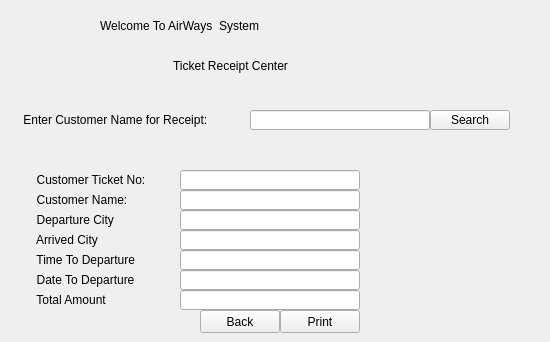
     <widget class="QWidget" name="TicketRecipt">
      <widget class="QLabel" name="detaillable_7">
       <property name="geometry">
        <rect>
         <x>160</x>
         <y>50</y>
         <width>230</width>
         <height>31</height>
        </rect>
       </property>
       <property name="styleSheet">
        <string notr="true">font: 75 14pt &quot;MS Shell Dlg 2&quot;;</string>
       </property>
       <property name="text">
        <string>    Ticket Receipt Center</string>
       </property>
      </widget>
      <widget class="QLabel" name="Title5_2">
       <property name="geometry">
        <rect>
         <x>100</x>
         <y>10</y>
         <width>441</width>
         <height>31</height>
        </rect>
       </property>
       <property name="styleSheet">
        <string notr="true">font: 75 italic 20pt &quot;MS Shell Dlg 2&quot;;
font: 75 22pt &quot;MS Shell Dlg 2&quot;;</string>
       </property>
       <property name="text">
        <string>Welcome To AirWays  System</string>
       </property>
      </widget>
      <widget class="QLabel" name="SearchReceipt">
       <property name="geometry">
        <rect>
         <x>20</x>
         <y>110</y>
         <width>230</width>
         <height>20</height>
        </rect>
       </property>
       <property name="styleSheet">
        <string notr="true">
font: 100 12pt &quot;Times New Roman&quot;;</string>
       </property>
       <property name="text">
        <string> Enter Customer Name for Receipt:</string>
       </property>
      </widget>
      <widget class="QLineEdit" name="SearchReciptInput">
       <property name="geometry">
        <rect>
         <x>250</x>
         <y>110</y>
         <width>180</width>
         <height>20</height>
        </rect>
       </property>
      </widget>
      <widget class="QLabel" name="ticketl">
       <property name="geometry">
        <rect>
         <x>30</x>
         <y>170</y>
         <width>150</width>
         <height>20</height>
        </rect>
       </property>
       <property name="styleSheet">
        <string notr="true">
font: 100 12pt &quot;Times New Roman&quot;;</string>
       </property>
       <property name="text">
        <string>  Customer Ticket No:</string>
       </property>
      </widget>
      <widget class="QLineEdit" name="TicketRInput">
       <property name="geometry">
        <rect>
         <x>180</x>
         <y>170</y>
         <width>180</width>
         <height>20</height>
        </rect>
       </property>
      </widget>
      <widget class="QLabel" name="Namel">
       <property name="geometry">
        <rect>
         <x>30</x>
         <y>190</y>
         <width>150</width>
         <height>20</height>
        </rect>
       </property>
       <property name="styleSheet">
        <string notr="true">
font: 100 12pt &quot;Times New Roman&quot;;</string>
       </property>
       <property name="text">
        <string>  Customer Name:</string>
       </property>
      </widget>
      <widget class="QLineEdit" name="NameRinput">
       <property name="geometry">
        <rect>
         <x>180</x>
         <y>190</y>
         <width>180</width>
         <height>20</height>
        </rect>
       </property>
      </widget>
      <widget class="QLabel" name="Arrivel">
       <property name="geometry">
        <rect>
         <x>30</x>
         <y>230</y>
         <width>150</width>
         <height>20</height>
        </rect>
       </property>
       <property name="styleSheet">
        <string notr="true">
font: 100 12pt &quot;Times New Roman&quot;;</string>
       </property>
       <property name="text">
        <string>  Arrived City</string>
       </property>
      </widget>
      <widget class="QLineEdit" name="ArrivedSinput">
       <property name="geometry">
        <rect>
         <x>180</x>
         <y>230</y>
         <width>180</width>
         <height>20</height>
        </rect>
       </property>
      </widget>
      <widget class="QLabel" name="TimeL">
       <property name="geometry">
        <rect>
         <x>30</x>
         <y>250</y>
         <width>150</width>
         <height>20</height>
        </rect>
       </property>
       <property name="styleSheet">
        <string notr="true">
font: 100 12pt &quot;Times New Roman&quot;;</string>
       </property>
       <property name="text">
        <string>  Time To Departure</string>
       </property>
      </widget>
      <widget class="QLineEdit" name="TimeSinput">
       <property name="geometry">
        <rect>
         <x>180</x>
         <y>250</y>
         <width>180</width>
         <height>20</height>
        </rect>
       </property>
      </widget>
      <widget class="QLabel" name="departureL">
       <property name="geometry">
        <rect>
         <x>30</x>
         <y>210</y>
         <width>150</width>
         <height>20</height>
        </rect>
       </property>
       <property name="styleSheet">
        <string notr="true">
font: 100 12pt &quot;Times New Roman&quot;;</string>
       </property>
       <property name="text">
        <string>  Departure City</string>
       </property>
      </widget>
      <widget class="QLineEdit" name="DepartureSinput">
       <property name="geometry">
        <rect>
         <x>180</x>
         <y>210</y>
         <width>180</width>
         <height>20</height>
        </rect>
       </property>
      </widget>
      <widget class="QLabel" name="DateL">
       <property name="geometry">
        <rect>
         <x>30</x>
         <y>270</y>
         <width>150</width>
         <height>20</height>
        </rect>
       </property>
       <property name="styleSheet">
        <string notr="true">
font: 100 12pt &quot;Times New Roman&quot;;</string>
       </property>
       <property name="text">
        <string>  Date To Departure</string>
       </property>
      </widget>
      <widget class="QLineEdit" name="DateSinput">
       <property name="geometry">
        <rect>
         <x>180</x>
         <y>270</y>
         <width>180</width>
         <height>20</height>
        </rect>
       </property>
      </widget>
      <widget class="QLineEdit" name="AmountShow">
       <property name="geometry">
        <rect>
         <x>180</x>
         <y>290</y>
         <width>180</width>
         <height>20</height>
        </rect>
       </property>
      </widget>
      <widget class="QLabel" name="AmountL">
       <property name="geometry">
        <rect>
         <x>30</x>
         <y>290</y>
         <width>150</width>
         <height>20</height>
        </rect>
       </property>
       <property name="styleSheet">
        <string notr="true">
font: 100 12pt &quot;Times New Roman&quot;;</string>
       </property>
       <property name="text">
        <string>  Total Amount</string>
       </property>
      </widget>
      <widget class="QPushButton" name="Search_2">
       <property name="geometry">
        <rect>
         <x>430</x>
         <y>110</y>
         <width>80</width>
         <height>20</height>
        </rect>
       </property>
       <property name="styleSheet">
        <string notr="true">
font: 100 12pt &quot;Times New Roman&quot;;</string>
       </property>
       <property name="text">
        <string>Search</string>
       </property>
      </widget>
      <widget class="QPushButton" name="Print">
       <property name="geometry">
        <rect>
         <x>280</x>
         <y>310</y>
         <width>80</width>
         <height>23</height>
        </rect>
       </property>
       <property name="styleSheet">
        <string notr="true">
font: 100 12pt &quot;Times New Roman&quot;;</string>
       </property>
       <property name="text">
        <string>Print</string>
       </property>
      </widget>
      <widget class="QPushButton" name="BackR">
       <property name="geometry">
        <rect>
         <x>200</x>
         <y>310</y>
         <width>80</width>
         <height>23</height>
        </rect>
       </property>
       <property name="styleSheet">
        <string notr="true">
font: 100 12pt &quot;Times New Roman&quot;;</string>
       </property>
       <property name="text">
        <string>Back</string>
       </property>
      </widget>
     </widget>
